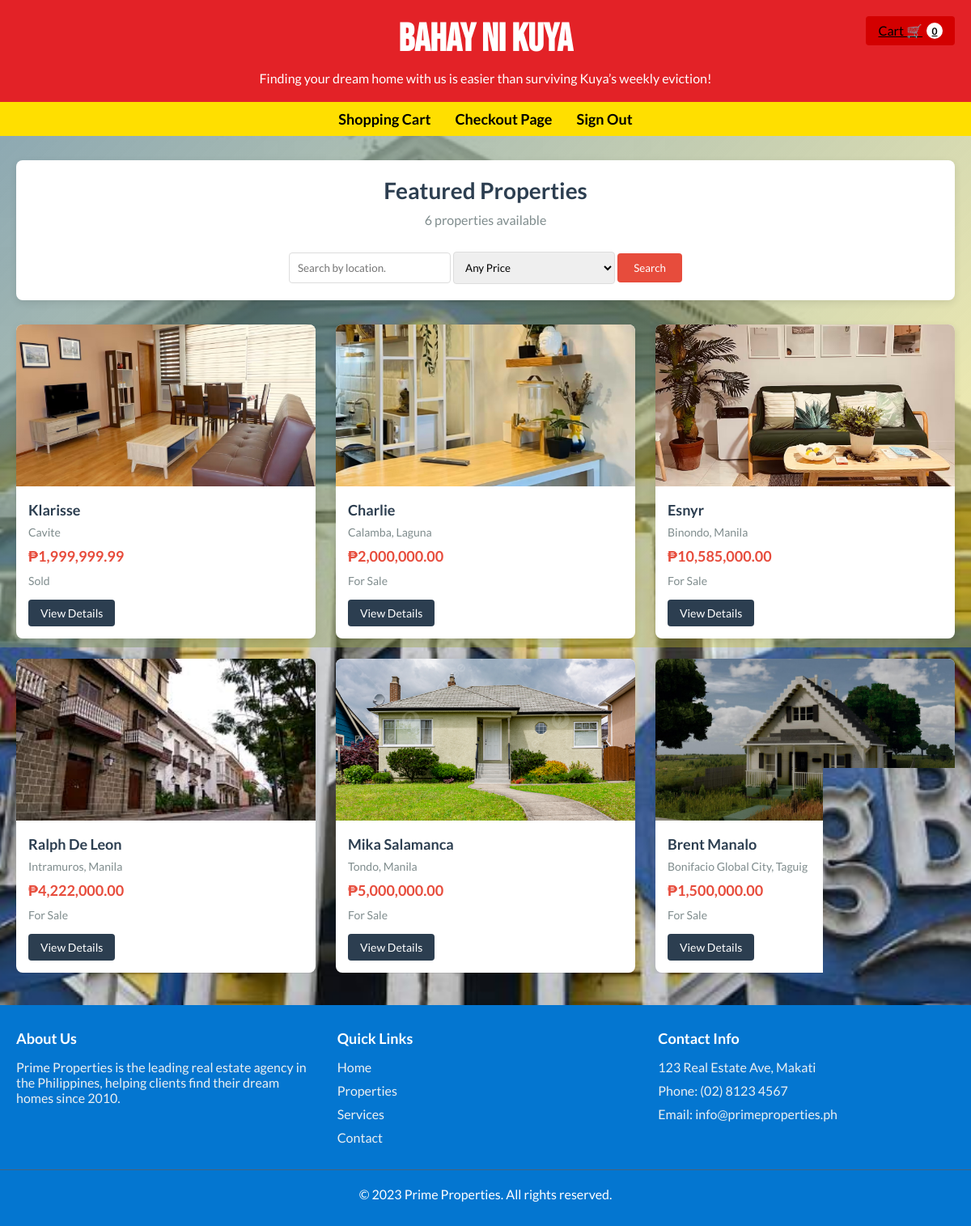
/views/property_listing.php, run on the app's committed database.
### tables this page shows
CREATE TABLE IF NOT EXISTS `properties` (
  `property_id` INT AUTO_INCREMENT NOT NULL,
  `property_name` VARCHAR(100) NULL,
  `address` VARCHAR(300) NULL,
  `price` DECIMAL(10,2) NULL,
  `description` TEXT NULL,
  `offer_type` ENUM('For Sale', 'Sold') NULL,
  `photo` VARCHAR(260) NULL,
  PRIMARY KEY (`property_id`));

### views/property_listing.php (the view, shortened to what this page needs)
<?php
require_once('../includes/dbconfig.php');
$search_location = isset($_GET['search_location']) ? trim($_GET['search_location']) : '';
$cartCount = isset($_SESSION['cart']) ? array_sum($_SESSION['cart']) : 0;
$tableExists = false;
$checkTable = $conn->query("SHOW TABLES LIKE 'properties'");
if ($checkTable && $checkTable->num_rows > 0) {
    $tableExists = true;
}
$properties = [];
if ($tableExists) {
    $query = "SELECT * FROM properties WHERE 1";
    $query .= " ORDER BY property_id DESC";
    $stmt = $conn->prepare($query);
    $stmt->execute();
    $result = $stmt->get_result();
    if ($result && $result->num_rows > 0) {
        while ($row = $result->fetch_assoc()) {
            $properties[] = $row;
        }
    }
} else {
    $properties = false;
}
?>
<!DOCTYPE html>
<html lang="en">
<head>
    <link rel="stylesheet" href="../assets/css/property_listing.css">
</head>
<body>
    <div class="property-bg-gradient"></div>
    <header>
        <h1 class="site_header">Bahay Ni Kuya</h1>
        <p>Finding your dream home with us is easier than surviving Kuya’s weekly eviction!</p>
        <a href="shopping_cart.php" class="cart-button">
        <span>Cart 🛒</span>
        <span class="cart-count"><?php echo $cartCount; ?></span>
        </a>
    </header>
    <nav>
        <ul>
            <li><a class="topNavBar" href="shopping_cart.php">Shopping Cart</a></li>
            <li><a class="topNavBar" href="checkout.php">Checkout Page</a></li>
            <li><a class="topNavBar" onclick="window.location.href='logout.php'">Sign Out</a></li>
        </ul>
    </nav>
    <div class="container">
            <div class="search-bar">
                <div class="properties-header">
                    <h2>Featured Properties</h2>
                    <p class="properties-count">
                        <?php
                        if ($properties === false) {
                            echo "Table 'properties' does not exist";
                        } else {
                            echo count($properties) . " properties available";
                        }
                        ?>
                    </p>
                </div>
                <div class="searchbar-section">
                        <form action="#" method="GET">
                    <input type="text" name="search_location" placeholder="Search by location." value="<?php echo htmlspecialchars($search_location); ?>">
                    <select name="price_filter">
                        <option value="">Any Price</option>
                    </select>
                    <button type="submit">Search</button>
                </form>
                </div>
            </div>
        <?php if ($properties === false): ?>
            <div class="no-properties">
                <h3>Error: Table 'properties' does not exist in the database.</h3>
                <p>Please contact the administrator to set up the required database table.</p>
            </div>
        <?php elseif (count($properties) > 0): ?>
            <div class="properties-grid">
                <?php foreach ($properties as $property): ?>
                    <div class="property-card">
                        <img src="<?php echo htmlspecialchars($property['photo']); ?>" alt="<?php echo htmlspecialchars($property['property_name']); ?>" class="property-image">
                        <div class="property-details">
                            <h3 class="property-title"><?php echo htmlspecialchars($property['property_name']); ?></h3>
                            <p class="property-location"><?php echo htmlspecialchars($property['address']); ?></p>
                            <p class="property-price">₱<?php echo number_format($property['price'], 2); ?></p>
                            <div class="property-features">
                                <span><?php echo htmlspecialchars($property['offer_type']); ?></span>
                            </div>
                            <a href="view_details.php?property_id=<?php echo $property['property_id']; ?>" class="view-details">View Details</a>
                        </div>
                    </div>
                <?php endforeach; ?>
            </div>
        <?php endif; ?>
    </div>
    <footer>
        <div class="footer-content">
            <div class="footer-section">
                <h3>About Us</h3>
                <p>Prime Properties is the leading real estate agency in the Philippines, helping clients find their dream homes since 2010.</p>
            </div>
            <div class="footer-section">
                <h3>Quick Links</h3>
                <a href="#">Home</a>
                <a href="#">Properties</a>
                <a href="#">Services</a>
                <a href="#">Contact</a>
            </div>
            <div class="footer-section">
                <h3>Contact Info</h3>
                <p>123 Real Estate Ave, Makati</p>
                <p>Phone: (02) 8123 4567</p>
                <p>Email: info@primeproperties.ph</p>
            </div>
        </div>
        <div class="copyright">
            <p>&copy; 2023 Prime Properties. All rights reserved.</p>
        </div>
    </footer>
</body>
</html>

### assets/css/property_listing.css (style rules this page uses)
:root { --MainBlue: #0476D0; --MainRed: #E32227; --MainYellow: #FFDF00; --DefaultFont: 'Lato', serif; --DefaultHeaderFont: 'Bebas Neue', sans-serif; --DefaultFontColor: black; }
* { margin: 0; padding: 0; box-sizing: border-box; font-family: 'Lato', sans-serif; }
body { background-image: url('../images/pbb house.jpg'); background-size: cover; background-position: center; background-repeat: no-repeat; color: #333; position: relative; min-height: 100vh; }
.property-bg-gradient { position: fixed; top: 0; left: 0; width: 100vw; height: 100vh; z-index: 0; pointer-events: none; background: linear-gradient( 135deg, rgba(80,124,147,0.7) 0%, rgba(255,223,0,0.3) 100% ); }
body > *:not(.property-bg-gradient) { position: relative; z-index: 1; }
header { background-color: var(--MainRed); color: white; padding: 20px 0; text-align: center; position: relative; }
nav { background-color: var(--MainYellow); padding: 10px 0; }
nav ul { display: flex; justify-content: center; list-style: none; align-items: center; }
nav ul li { margin: 0 15px; }
nav ul li a { color: white; text-decoration: none; font-weight: bold; }
.topNavBar { color: var(--DefaultFontColor); text-decoration: none; font-weight: bold; font-size: 18px; }
.site_header { font-family: var(--DefaultHeaderFont); font-size: 48px; margin-bottom: 10px; }
.cart-button { position: absolute; right: 20px; top: 20px; background-color: #d30000; color: black; border: none; padding: 8px 15px; border-radius: 4px; cursor: pointer; display: flex; align-items: center; gap: 5px; }
.cart-count { background-color: rgb(255, 255, 255); color: black; border-radius: 50%; width: 20px; height: 20px; display: flex; justify-content: center; align-items: center; font-size: 12px; font-weight: bold; }
.container { max-width: 1200px; margin: 30px auto; padding: 0 20px; }
.searchbar-section { display: flex; gap: 10px; flex-wrap: nowrap; justify-content: center; width: 100%; }
.search-bar { background-color: white; padding: 20px; border-radius: 8px; box-shadow: 0 3px 10px rgba(0,0,0,0.1); margin-bottom: 30px; }
.search-bar input, .search-bar select { padding: 10px; border: 1px solid #ddd; border-radius: 4px; flex-grow: 1; width: 200px; }
.search-bar button { background-color: #e74c3c; color: white; border: none; padding: 10px 20px; border-radius: 4px; cursor: pointer; }
.properties-header { text-align: center; margin-bottom: 30px; }
.properties-header h2 { font-size: 28px; color: #2c3e50; margin-bottom: 10px; }
.properties-count { color: #7f8c8d; font-size: 16px; }
.properties-grid { display: grid; grid-template-columns: repeat(3, 1fr); gap: 25px; margin-bottom: 40px; }
.property-card { background-color: white; border-radius: 8px; overflow: hidden; box-shadow: 0 3px 10px rgba(0,0,0,0.1); transition: transform 0.3s ease; }
.property-image { width: 100%; height: 200px; object-fit: cover; }
.property-details { padding: 15px; }
.property-title { font-size: 18px; font-weight: bold; margin-bottom: 8px; color: #2c3e50; }
.property-location { color: #7f8c8d; margin-bottom: 10px; font-size: 14px; }
.property-price { color: #e74c3c; font-weight: bold; font-size: 18px; }
.property-features { display: flex; justify-content: space-between; margin-top: 10px; font-size: 14px; color: #7f8c8d; }
.view-details { display: inline-block; margin-top: 15px; padding: 8px 15px; background-color: #2c3e50; color: white; text-decoration: none; border-radius: 4px; font-size: 14px; }
footer { background-color: var(--MainBlue); color: white; text-align: center; padding: 30px 0; margin-top: 40px; }
.footer-content { max-width: 1200px; margin: 0 auto; display: grid; grid-template-columns: repeat(3, 1fr); gap: 30px; text-align: left; padding: 0 20px; }
.footer-section h3 { margin-bottom: 15px; font-size: 18px; }
.footer-section p, .footer-section a { color: #ecf0f1; margin-bottom: 10px; display: block; text-decoration: none; }
.copyright { margin-top: 20px; padding-top: 20px; border-top: 1px solid #4a6278; }

### data on the page
properties: photo (picture), property_name "Klarisse", address "Cavite", price "1,999,999.99", offer_type "Sold"
properties: photo (picture), property_name "Charlie", address "Calamba, Laguna", price "2,000,000.00", offer_type "For Sale"
properties: photo (picture), property_name "Esnyr", address "Binondo, Manila", price "10,585,000.00", offer_type "For Sale"
properties: photo (picture), property_name "Ralph De Leon", address "Intramuros, Manila", price "4,222,000.00", offer_type "For Sale"
properties: photo (picture), property_name "Mika Salamanca", address "Tondo, Manila", price "5,000,000.00", offer_type "For Sale"
properties: photo (picture), property_name "Brent Manalo", address "Bonifacio Global City, Taguig", price "1,500,000.00", offer_type "For Sale"

### other printed values
$cartCount "0"
count($properties) "6"
